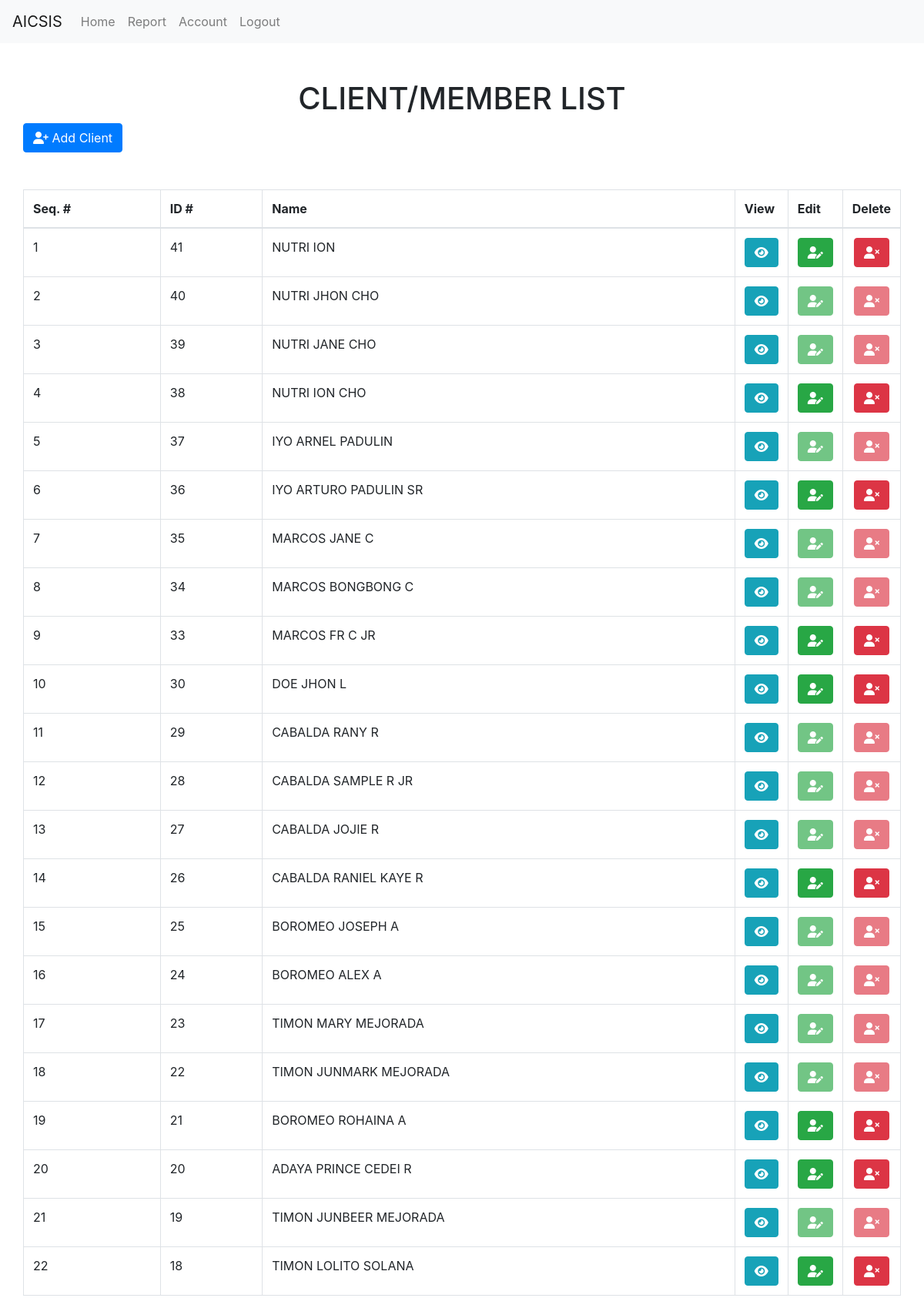
The app's page /admin (signed in), older data.
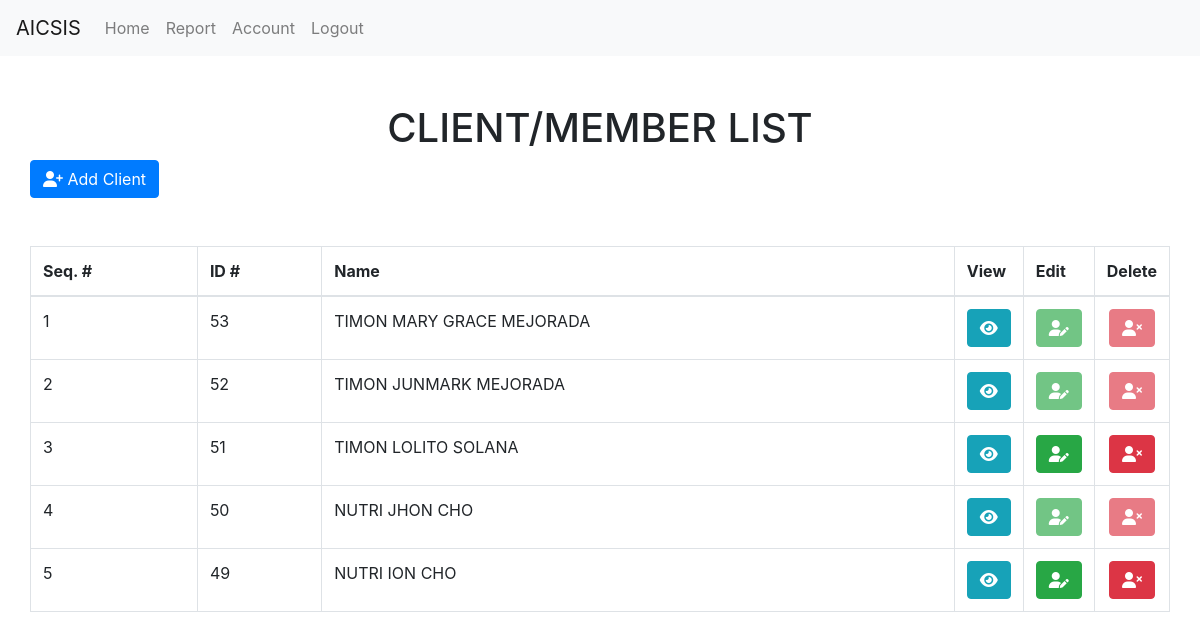
The same page, newer data.
### tables this page shows
CREATE TABLE `tbl_client` (
  `id` int(11) NOT NULL,
  `lname` varchar(255) NOT NULL,
  `fname` varchar(255) NOT NULL,
  `mname` varchar(255) NOT NULL,
  `suffix` varchar(255) DEFAULT NULL,
  `head_family_id` int(11) DEFAULT NULL,
  `age` varchar(3) DEFAULT NULL,
  `relation` varchar(200) NOT NULL,
  `address` varchar(255) NOT NULL,
  `date_created` datetime(5) NOT NULL DEFAULT current_timestamp(5)
);

### admin/index.php (the view, shortened to what the changed rows need)
<?php
    include('../include/header.php');
    include('../security.php');
?>
    <div class="container">
        <div class="row">
            <div class="table-responsive mt-5 ">
                    <h1 class="text-center"> CLIENT/MEMBER LIST </h1>
                <table class="table table-bordered stripe" id="dataTable1" width="100%" cellspacing="0">
                    <thead>
                        <tr>
                            <th>Seq. #</th>
                            <th>ID #</th>
                            <th>Name</th>
                            <th>View</th>
                            <th>Edit</th>
                            <th>Delete</th>
                        </tr>
                    </thead>
                    <tbody>
                        <?php
                            $query = "SELECT id, lname, fname, mname, suffix, head_family_id, age, relation, address FROM tbl_client ORDER BY id DESC";
                            $query_run = mysqli_query($connection,$query);
                        ?>
                            <?php
                                $seq = 1;
                                if (mysqli_num_rows($query_run) > 0){
                                    while($row = mysqli_fetch_assoc($query_run)){
                            ?>
                                        <tr style="text-transform: capitalize;">
                                            <td><?php echo htmlspecialchars($seq++); ?> </td>
                                            <td><?php echo htmlspecialchars($row['id']); ?> </td>
                                            <td style="text-transform: uppercase;"><?php echo htmlspecialchars($row['lname']." ".$row['fname']. " " .$row['mname']). " " .$row['suffix']; ?> </td>
                                            <td width="2%">
                                                <form action="view_client.php" method="post">
                                                    <button  type="submit" name="btn_view_client" class="btn btn-info btn-circle"><i class='fas fa-eye'></i></button>
                                                </form>
                                            </td>
                                            <td width="2%">
                                                 <?php
                                                    if(empty($row['head_family_id'])){
                                                ?>
                                                        <button type="button" class="btn btn-success btn-circle"  id="edit_client" data-toggle="modal" data-target="#staticBackdrop3" data-id1="<?php echo htmlspecialchars($row['id']); ?>" data-id2="<?php echo htmlspecialchars($row['lname']); ?>" data-id3="<?php echo htmlspecialchars($row['fname']); ?>" data-id4="<?php echo htmlspecialchars($row['mname']); ?>" data-id5="<?php echo htmlspecialchars($row['suffix']); ?>" data-id6="<?php echo htmlspecialchars($row['age']); ?>" data-id7="<?php echo htmlspecialchars($row['address']); ?>">
                                                            <i class="fas fa-user-edit"></i>
                                                        </button>
                                                <?php
                                                    }else{
                                                        ?>
                                                        <button type="button" class="btn btn-success btn-circle" disabled>
                                                            <i class="fas fa-user-edit"></i>
                                                        </button>
                                                    <?php
                                                    }
                                                ?>
                                            </td>
                                            <td class="text-center" style="width: 2%;">
                                                <?php
                                                    if(empty($row['head_family_id'])){
                                                ?>
                                                        <button type="button"  class="btn btn-danger btn-circle" data-id1="<?php echo htmlspecialchars($row['id']); ?>" data-toggle="modal" data-target="#staticBackdrop6" id="clientdeleteid">
                                                        <i class="fas fa-user-times"></i>
                                                        </button>
                                                <?php
                                                    }else{
                                                ?>
                                                        <button type="button"  class="btn btn-danger btn-circle" disabled>
                                                        <i class="fas fa-user-times"></i>
                                                        </button>
                                                        <?php
                                                    }
                                                ?>
                                            </td>
                                        </tr>
                                                <?php
                                    }
                                }else {
                                }
                                        ?>
                    </tbody>
                </table>
                </div>
        </div>
    </div>
<?php
    include('../include/footer.php');
?>

Row changes from the older to the newer data that the page shows:
removed tbl_client: id "41", lname+fname+mname "NUTRI ION"
removed tbl_client: id "40", lname+fname+mname "NUTRI JHON CHO", head_family_id 38 (drawn)
removed tbl_client: id "39", lname+fname+mname "NUTRI JANE CHO", head_family_id 38 (drawn)
removed tbl_client: id "38", lname+fname+mname "NUTRI ION CHO"
removed tbl_client: id "37", lname+fname+mname "IYO ARNEL PADULIN", head_family_id 36 (drawn)
removed tbl_client: id "36", lname+fname+mname "IYO ARTURO PADULIN", suffix "SR"
removed tbl_client: id "35", lname+fname+mname "MARCOS JANE C", head_family_id 33 (drawn)
removed tbl_client: id "34", lname+fname+mname "MARCOS BONGBONG C", head_family_id 33 (drawn)
removed tbl_client: id "33", lname+fname+mname "MARCOS FR C", suffix "JR"
removed tbl_client: id "30", lname+fname+mname "DOE JHON L"
removed tbl_client: id "29", lname+fname+mname "CABALDA RANY R", head_family_id 26 (drawn)
removed tbl_client: id "28", lname+fname+mname "CABALDA SAMPLE R", suffix "JR", head_family_id 26 (drawn)
removed tbl_client: id "27", lname+fname+mname "CABALDA JOJIE R", head_family_id 26 (drawn)
removed tbl_client: id "26", lname+fname+mname "CABALDA RANIEL KAYE R"
removed tbl_client: id "25", lname+fname+mname "BOROMEO JOSEPH A", head_family_id 21 (drawn)
removed tbl_client: id "24", lname+fname+mname "BOROMEO ALEX A", head_family_id 21 (drawn)
removed tbl_client: id "23", lname+fname+mname "TIMON MARY MEJORADA", head_family_id 18 (drawn)
removed tbl_client: id "22", lname+fname+mname "TIMON JUNMARK MEJORADA", head_family_id 18 (drawn)
removed tbl_client: id "21", lname+fname+mname "BOROMEO ROHAINA A"
removed tbl_client: id "20", lname+fname+mname "ADAYA PRINCE CEDEI R"
removed tbl_client: id "19", lname+fname+mname "TIMON JUNBEER MEJORADA", head_family_id 18 (drawn)
removed tbl_client: id "18", lname+fname+mname "TIMON LOLITO SOLANA"
added tbl_client: id "53", lname+fname+mname "TIMON MARY GRACE MEJORADA", head_family_id 51 (drawn)
added tbl_client: id "52", lname+fname+mname "TIMON JUNMARK MEJORADA", head_family_id 51 (drawn)
added tbl_client: id "51", lname+fname+mname "TIMON LOLITO SOLANA"
added tbl_client: id "50", lname+fname+mname "NUTRI JHON CHO", head_family_id 49 (drawn)
added tbl_client: id "49", lname+fname+mname "NUTRI ION CHO"
